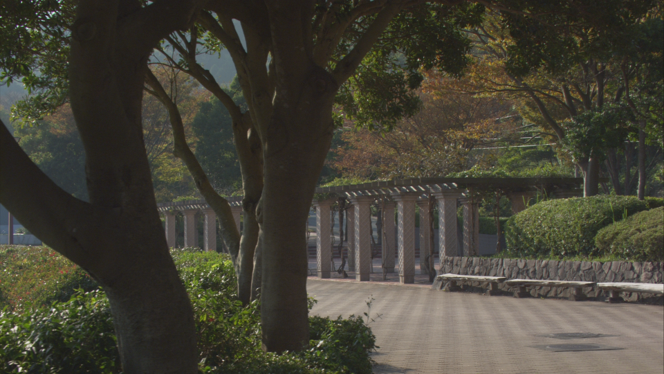
#> input picture L04/tree.png, 664 x 374 px
$ python L04_03.py
#> lines starting #> are read from the running program, lines starting #| are printed output that depends on the picture
# 기하 연산 및 선형 보간 적용하기
# 주어진 이미지를 다음과 같이 변환하세요
# 이미지를 45도 회전시킵니다
# 회전된 이미지를 1.5배 확대합니다
# 회전 및 확대된 이미지에 선형 보간(Bilinear Interpolation)을 적용하여 부드럽게 표현하세요

import cv2
import numpy as np
import matplotlib.pyplot as plt

image_path = "tree.png"
image = cv2.imread(image_path)
#> image is the input picture: shape (374, 664, 3); mean B, G, R 55.1, 66.8, 69.5

rows, cols = image.shape[:2]
#> rows = 374; cols = 664

# 요구사항 1: getRotationMatrix2D()를 사용하여 회전 변환 행렬을 생성하세요
rotation_matrix = cv2.getRotationMatrix2D((cols / 2, rows / 2), 45, 1.5)

new_cols, new_rows = int(cols * 1.5), int(rows * 1.5)
#> new_cols = 996; new_rows = 561

# 요구사항 2: warpAffine()를 사용하여 이미지를 회전 및 확대하세요
# 요구사항 3: INTER_LINEAR을 사용하여 선형 보간을 적용하세요
rotated_scaled_image = cv2.warpAffine(image, rotation_matrix, (new_cols, new_rows), flags=cv2.INTER_LINEAR)
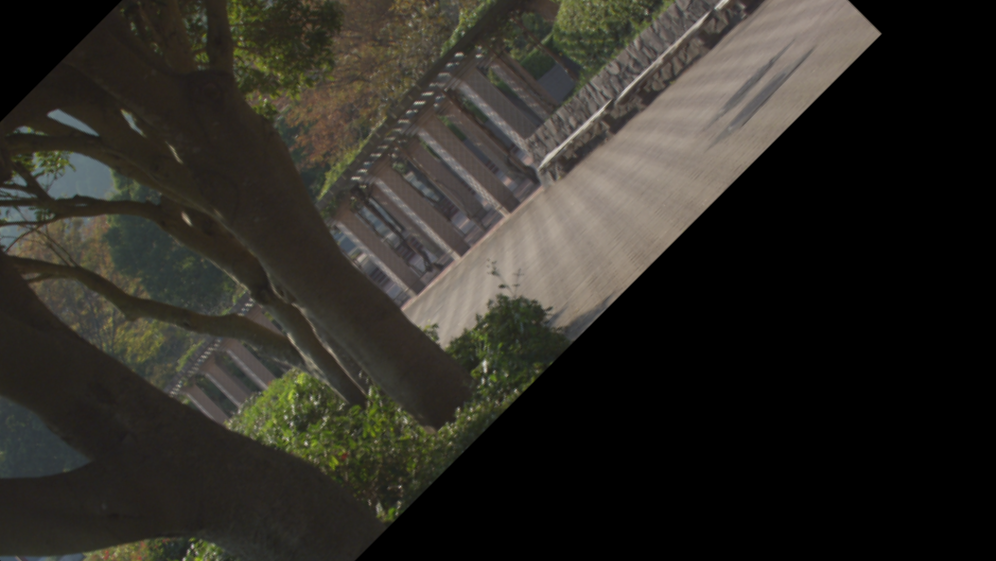
#> rotated_scaled_image: shape (561, 996, 3); mean B, G, R 37.7, 43.8, 46.1

# 요구사항 4: 원본 이미지와 회전 및 확대된 이미지를 한 화면에 비교하세요
plt.figure(figsize=(10, 5))

plt.subplot(1, 2, 1)
plt.imshow(cv2.cvtColor(image, cv2.COLOR_BGR2RGB))
plt.title("Original Image")
plt.axis("off")

plt.subplot(1, 2, 2)
plt.imshow(cv2.cvtColor(rotated_scaled_image, cv2.COLOR_BGR2RGB))
plt.title("Rotated & Scaled Image (45° & 1.5x)")
plt.axis("off")

plt.show()
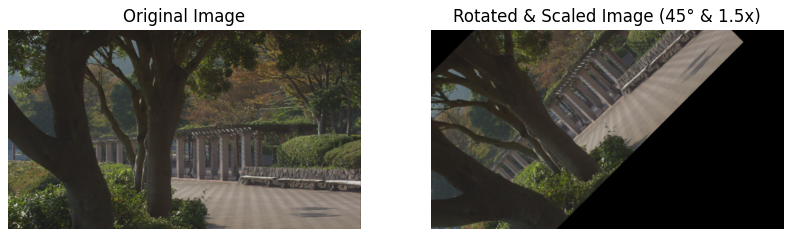
#> figure drawn by matplotlib, 2 panels
